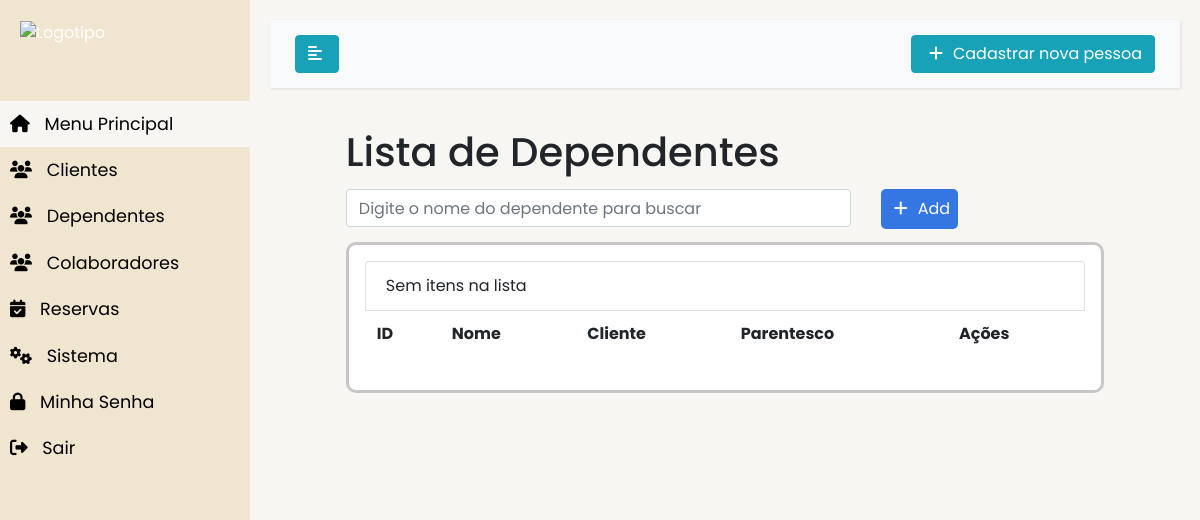
Page /dependentes/ (signed in) on the earlier database version.
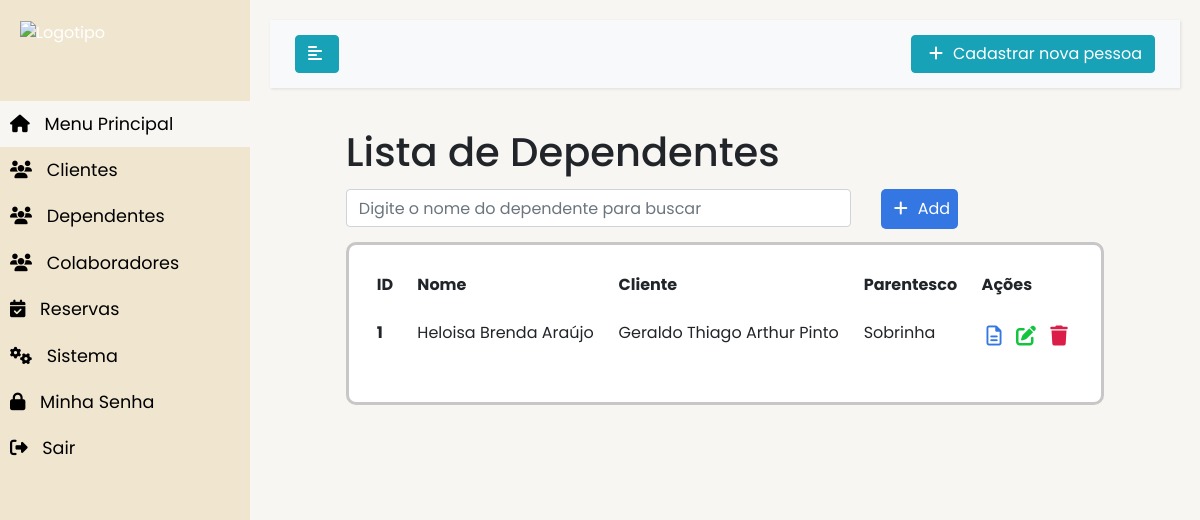
Same page on the later database version.
### MainMenu/models.py (models this page shows, shortened)
class Dependente(models.Model):
    idCliente = models.ForeignKey(Pessoa, on_delete=models.CASCADE, verbose_name='Cliente')
    nome = models.CharField(blank=False, null=False, verbose_name='Nome', max_length=200, help_text='max. 200 caracteres')
    rg = models.IntegerField(blank=False, null=False, verbose_name='RG')
    parentesco = models.CharField(blank=False, null=False, verbose_name='Parantesco', max_length=100, help_text='max. 100 caracteres')
    datanascimento = models.DateField(blank=False, null=False, verbose_name="Data de Nascimento")
    foto = models.FileField(blank=False, null=False, verbose_name="Foto")
    created_at = models.DateTimeField(auto_now_add=True)
    updated_at = models.DateTimeField(auto_now=True)

class Pessoa(models.Model):
    nome = models.CharField(blank=False, null=False, verbose_name='Nome', max_length=200, help_text='max. 200 caracteres')
    rg = models.IntegerField(blank=False, null=False, verbose_name='RG')
    cpf = models.IntegerField(blank=False, null=False, verbose_name="CPF")
    telefone = models.BigIntegerField(blank=False, null=False, verbose_name="Telefone")
    telefonecelular = models.BigIntegerField(blank=False, null=False, verbose_name="Celular")
    datanascimento = models.DateField(blank=False, null=False, verbose_name="Data de Nascimento")
    foto = models.FileField(blank=False, null=False, verbose_name="Foto")
    email = models.EmailField(blank=False, null=False, verbose_name="E-mail")
    created_at = models.DateTimeField(auto_now_add=True)
    updated_at = models.DateTimeField(auto_now=True)
    def __str__ (self):
        return self.nome

### MainMenu/views.py (the view)
# urls.py: path('dependentes/', views.dependenteList, name='dependente-list'),
@login_required
def dependenteList(request):
    search = request.GET.get('search')
    if search:
        dependentes = Dependente.objects.filter(nome__contains=search)
    else:
        dependentes_list = Dependente.objects.all().order_by('id')
        paginator = Paginator(dependentes_list, 7)
        page = request.GET.get('page')
        dependentes = paginator.get_page(page)
    return render(request, 'dependentes/list.html', {'dependentes': dependentes})

### MainMenu/templates/dependentes/list.html (shortened to what this page needs)
{% extends 'base.html' %}
{% block content%}
<div class="offset-1 col-10 list-div">
    <h1>Lista de Dependentes</h1>
    <div class="col-8 search-div">
        <form method="GET" id="search-form">
            <input class="form-control" type="text" id="search" name="search" placeholder="Digite o nome do dependente para buscar">
        </form>
    </div>
    <a id="add-link" href="/dependentes/novodependente/">
        <div class="add-div">
            <i class="fas fa-plus"></i>Add
        </div>
    </a>
    <div  class="body-color-background">
        <table class="table table-borderless table-responsive-lg">
            <thead>
              <tr>
                <th scope="col">ID</th>
                <th scope="col">Nome</th>
                <th scope="col">Cliente</th>
                <th scope="col">Parentesco</th>
                <th scope="col">Ações</th>
              </tr>
            </thead>
            <tbody>
                {% for dependente in dependentes %}
                <tr>
                    <th scope="row">{{dependente.id}}</th>
                    <td>{{dependente.nome}}</td>
                    <td>{{dependente.idCliente}}</td>
                    <td>{{dependente.parentesco}}</td>
                    <td>
                        <span><a href="/dependentes/{{dependente.id}}"><i class="far fa-file-alt"></i></a></span>
                        <span><a href="/dependentes/edit/{{dependente.id}}" class="delete-btn"><i class="fas fa-edit"></i></a></span>
                        <span><a href="/dependentes/delete/{{dependente.id}}"><i class="fas fa-trash"></i></a></span>
                    </td>
                </tr>
                {% empty %}
                    <li class="list-group-item">Sem itens na lista</li>
                {% endfor %}
            </tbody>
          </table>
    </div>
</div>
{% endblock %}

Differences in the rows shown:
added Dependente: id "1", nome "Heloisa Brenda Araújo", idCliente "Geraldo Thiago Arthur Pinto", parentesco "Sobrinha"
Other differences:
text no longer shown: "Sem itens na lista"
